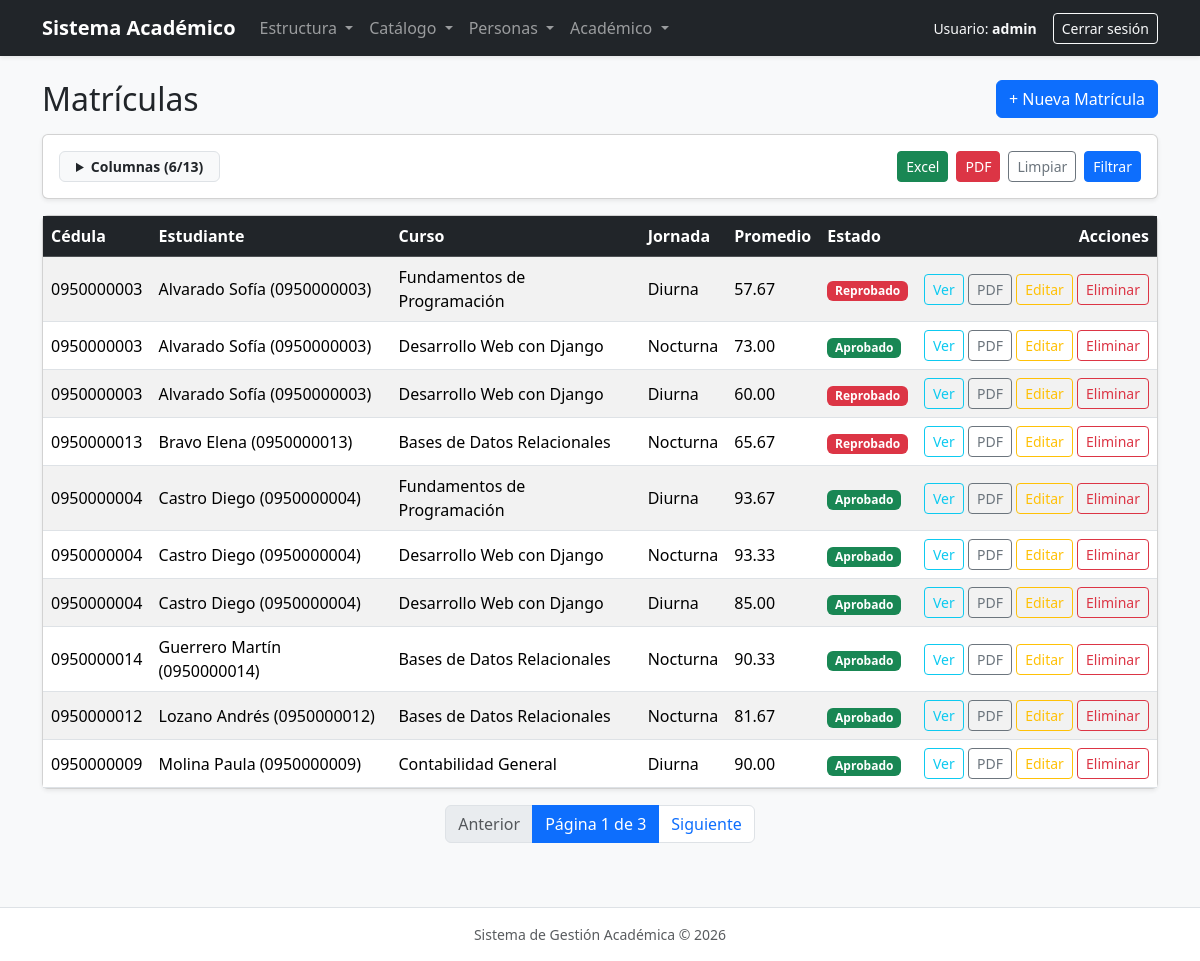
/academico/matriculas/ (signed in), run on the app's committed database.
### academico/models.py (models this page shows, shortened)
class Estudiante(ModeloBase):
    cedula = models.CharField(max_length=10, unique=True)
    nombres = models.CharField(max_length=100)
    apellidos = models.CharField(max_length=100)
    email = models.EmailField()
    telefono = models.CharField(max_length=15, blank=True)
    fecha_nacimiento = models.DateField(blank=True, null=True)  # opcional
    carrera = models.ForeignKey(
        Carrera, on_delete=models.PROTECT, related_name="estudiantes"
    )
    foto = models.ImageField(upload_to="estudiantes/", blank=True, null=True)
    class Meta:
        verbose_name = "Estudiante"
        verbose_name_plural = "Estudiantes"
        ordering = ["apellidos", "nombres"]
    @property
    def nombre_completo(self):
        return f"{self.apellidos} {self.nombres}"
    def __str__(self):
        return f"{self.nombre_completo} ({self.cedula})"

class Curso(ModeloBase):
    carrera = models.ForeignKey(
        Carrera, on_delete=models.PROTECT, related_name="cursos"
    )
    semestre = models.ForeignKey(
        Semestre, on_delete=models.PROTECT, related_name="cursos"
    )
    codigo = models.CharField(max_length=20, unique=True)
    nombre = models.CharField(max_length=150)
    creditos = models.PositiveSmallIntegerField(default=1)
    class Meta:
        verbose_name = "Curso"
        verbose_name_plural = "Cursos"
        ordering = ["carrera__nombre", "semestre__numero", "nombre"]

class Matricula(ModeloBase):
    estudiante = models.ForeignKey(
        Estudiante, on_delete=models.PROTECT, related_name="matriculas"
    )
    seccion = models.ForeignKey(
        Seccion, on_delete=models.PROTECT, related_name="matriculas"
    )
    fecha = models.DateField(default=timezone.localdate)
    class Meta:
        verbose_name = "Matrícula"
        verbose_name_plural = "Matrículas"
        ordering = ["-fecha", "estudiante__apellidos"]
        constraints = [
            models.UniqueConstraint(
                fields=["estudiante", "seccion"],
                name="matricula_unica_estudiante_seccion",
            )
        ]

class Nota(ModeloBase):
    matricula = models.OneToOneField(
        Matricula, on_delete=models.CASCADE, related_name="nota"
    )
    n1 = models.DecimalField(
        max_digits=5, decimal_places=2, default=Decimal("0"), validators=VALIDADORES_NOTA
    )
    n2 = models.DecimalField(
        max_digits=5, decimal_places=2, default=Decimal("0"), validators=VALIDADORES_NOTA
    )
    n3 = models.DecimalField(
        max_digits=5, decimal_places=2, default=Decimal("0"), validators=VALIDADORES_NOTA
    )
    promedio = models.DecimalField(
        max_digits=5, decimal_places=2, default=Decimal("0"), editable=False
    )
    estado = models.CharField(
        max_length=10,
        choices=EstadoNota.choices,
        default=EstadoNota.REPROBADO,
        editable=False,
    )
    class Meta:
        verbose_name = "Nota"
        verbose_name_plural = "Notas"
        ordering = ["matricula__estudiante__apellidos", "matricula__estudiante__nombres"]

### academico/views.py (the view, shortened to what this page needs)
# urls.py: path("matriculas/", MatriculaListView.as_view(), name="matricula_lista"),
class MatriculaListView(LoginRequiredMixin, ExportarMixin, ListView):
    model = Matricula
    template_name = "academico/matricula_lista.html"
    context_object_name = "matriculas"
    paginate_by = 10
    titulo_reporte = "Reporte de matrículas y notas"
    nombre_archivo = "matriculas"
    filtro_form_class = FiltroMatriculaForm
    campos_disponibles = [
        ("estudiante__cedula", "Cédula"),
        ("estudiante", "Estudiante"),
        ("seccion__curso__nombre", "Curso"),
        ("seccion__paralelo", "Paralelo"),
        ("seccion__jornada", "Jornada"),
        ("seccion__periodo__nombre", "Periodo"),
        ("seccion__profesor", "Profesor"),
        ("nota__n1", "N1"),
        ("nota__n2", "N2"),
        ("nota__n3", "N3"),
        ("nota__promedio", "Promedio"),
        ("nota__estado", "Estado"),
        ("fecha", "Fecha"),
    ]
    campos_por_defecto = [
        "estudiante__cedula",
        "estudiante",
        "seccion__curso__nombre",
        "seccion__jornada",
        "nota__promedio",
        "nota__estado",
    ]
    def get_queryset(self):
        return (
            Matricula.objects.select_related(
                "estudiante__carrera",
                "seccion__curso__carrera",
                "seccion__periodo",
                "seccion__profesor",
                "nota",
            )
            .order_by("-fecha", "estudiante__apellidos")
        )

### core/mixins.py (called while the page is built, shortened)
    def get_campos_seleccionados(self):
        permitidos = {ruta for ruta, _ in self.campos_disponibles}
        elegidos = [
            c for c in self.request.GET.getlist("campos") if c in permitidos
        ]
        if elegidos:
            return elegidos
        if self.campos_por_defecto:
            return list(self.campos_por_defecto)
        return [ruta for ruta, _ in self.campos_disponibles]

    def get(self, request, *args, **kwargs):
        formato = request.GET.get("exportar")
        return super().get(request, *args, **kwargs)

### core/utils.py (called while the page is built)
def valor_campo(objeto, ruta):
    actual = objeto
    for parte in ruta.split("__"):
        if actual is None:
            return ""
        metodo_display = getattr(actual, f"get_{parte}_display", None)
        if callable(metodo_display):
            actual = metodo_display()
        else:
            try:
                actual = getattr(actual, parte)
            except AttributeError:
                return ""
    if actual is None:
        return ""
    if isinstance(actual, datetime):
        return actual.strftime("%d/%m/%Y %H:%M")
    if isinstance(actual, date):
        return actual.strftime("%d/%m/%Y")
    return actual

### academico/templates/academico/matricula_lista.html (shortened to what this page needs)
{% extends "base.html" %}
{% block contenido %}
<div class="d-flex justify-content-between align-items-center mb-3">
    <h2 class="mb-0">Matrículas</h2>
    <a href="{% url 'academico:matricula_crear' %}" class="btn btn-primary">
        + Nueva Matrícula
    </a>
</div>
{% include "core/_filtros.html" %}
<div class="card shadow-sm">
    <div class="card-body p-0">
        <div class="table-responsive">
            <table class="table table-hover table-striped align-middle mb-0">
                <thead class="table-dark">
                    <tr>
                        {% for titulo in encabezados %}
                            <th>{{ titulo }}</th>
                        {% endfor %}
                        <th class="text-end">Acciones</th>
                    </tr>
                </thead>
                <tbody>
                    {% for mat, valores in filas %}
                    <tr>
                        {% for val in valores %}
                            <td>
                                {% if val == "Aprobado" %}
                                    <span class="badge bg-success">{{ val }}</span>
                                {% elif val == "Reprobado" %}
                                    <span class="badge bg-danger">{{ val }}</span>
                                {% else %}
                                    {{ val|default:"-" }}
                                {% endif %}
                            </td>
                        {% endfor %}
                        <td class="text-end text-nowrap">
                            <a href="{% url 'academico:matricula_detalle' mat.pk %}" class="btn btn-sm btn-outline-info">Ver</a>
                            <a href="{% url 'academico:matricula_pdf' mat.pk %}" target="_blank" class="btn btn-sm btn-outline-secondary">PDF</a>
                            <a href="{% url 'academico:matricula_editar' mat.pk %}" class="btn btn-sm btn-outline-warning">Editar</a>
                            <a href="{% url 'academico:matricula_eliminar' mat.pk %}" class="btn btn-sm btn-outline-danger">Eliminar</a>
                        </td>
                    </tr>
                    {% empty %}
                    <tr>
                        <td colspan="{{ encabezados|length|add:1 }}" class="text-center py-4 text-muted">
                            No se encontraron matrículas con los criterios seleccionados.
                        </td>
                    </tr>
                    {% endfor %}
                </tbody>
            </table>
        </div>
    </div>
</div>
{% if is_paginated %}
<nav aria-label="Paginación de matrículas" class="mt-3">
    <ul class="pagination justify-content-center">
        {% if page_obj.has_previous %}
        <li class="page-item">
            <a class="page-link" href="?{% if consulta %}{{ consulta }}&{% endif %}page={{ page_obj.previous_page_number }}">
                Anterior
            </a>
        </li>
        {% else %}
        <li class="page-item disabled"><span class="page-link">Anterior</span></li>
        {% endif %}
        <li class="page-item active">
            <span class="page-link">
                Página {{ page_obj.number }} de {{ page_obj.paginator.num_pages }}
            </span>
        </li>
        {% if page_obj.has_next %}
        <li class="page-item">
            <a class="page-link" href="?{% if consulta %}{{ consulta }}&{% endif %}page={{ page_obj.next_page_number }}">
                Siguiente
            </a>
        </li>
        {% else %}
        <li class="page-item disabled"><span class="page-link">Siguiente</span></li>
        {% endif %}
    </ul>
</nav>
{% endif %}
{% endblock %}

### academico/templates/base.html (shortened to what this page needs)
<!DOCTYPE html>
<html lang="es-ec">
<head>
    <link href="https://cdn.jsdelivr.net/npm/bootstrap@5.3.3/dist/css/bootstrap.min.css" rel="stylesheet">
</head>
<body class="bg-light d-flex flex-column min-vh-100">
    <nav class="navbar navbar-expand-lg navbar-dark bg-dark shadow-sm mb-4">
        <div class="container">
            <a class="navbar-brand fw-bold" href="{% url 'academico:inicio' %}">
                Sistema Académico
            </a>
            <div class="collapse navbar-collapse" id="menuPrincipal">
                {% if user.is_authenticated %}
                <ul class="navbar-nav me-auto mb-2 mb-lg-0">
                    <li class="nav-item dropdown">
                        <a class="nav-link dropdown-toggle" href="#" role="button" data-bs-toggle="dropdown" aria-expanded="false">
                            Estructura
                        </a>
                    </li>
                    <li class="nav-item dropdown">
                        <a class="nav-link dropdown-toggle" href="#" role="button" data-bs-toggle="dropdown" aria-expanded="false">
                            Catálogo
                        </a>
                    </li>
                    <li class="nav-item dropdown">
                        <a class="nav-link dropdown-toggle" href="#" role="button" data-bs-toggle="dropdown" aria-expanded="false">
                            Personas
                        </a>
                    </li>
                    <li class="nav-item dropdown">
                        <a class="nav-link dropdown-toggle" href="#" role="button" data-bs-toggle="dropdown" aria-expanded="false">
                            Académico
                        </a>
                    </li>
                </ul>
                <div class="d-flex align-items-center gap-3">
                    <span class="text-light small">
                        Usuario: <strong>{{ user.username }}</strong>
                    </span>
                    <form method="post" action="{% url 'logout' %}" class="m-0">
                        <button type="submit" class="btn btn-outline-light btn-sm">Cerrar sesión</button>
                    </form>
                </div>
                {% endif %}
            </div>
        </div>
    </nav>
    <main class="container flex-grow-1 mb-5">
        {% block contenido %}{% endblock %}
    </main>
    <footer class="bg-white border-top py-3 text-center text-muted small mt-auto">
        <div class="container">
            Sistema de Gestión Académica &copy; 2026
        </div>
    </footer>
</body>
</html>

### data on the page
Matricula: valores "Diurna", valores "Reprobado"
Estudiante: valores "0950000003" "0950000003" "0950000003", apellidos+nombres+cedula "Alvarado Sofía (0950000003)"
Curso: valores "Fundamentos de Programación" "Fundamentos de Programación"
Nota: valores "57.67"
Matricula: valores "Nocturna", valores "Aprobado"
Curso: valores "Desarrollo Web con Django" "Desarrollo Web con Django" "Desarrollo Web con Django" "Desarrollo Web con Django"
Nota: valores "73.00"
Matricula: valores "Diurna", valores "Reprobado"
Nota: valores "60.00"
Matricula: valores "Nocturna", valores "Reprobado"
Estudiante: valores "0950000013", apellidos+nombres+cedula "Bravo Elena (0950000013)"
Curso: valores "Bases de Datos Relacionales" "Bases de Datos Relacionales" "Bases de Datos Relacionales"
Nota: valores "65.67"
Matricula: valores "Diurna", valores "Aprobado"
Estudiante: valores "0950000004" "0950000004" "0950000004", apellidos+nombres+cedula "Castro Diego (0950000004)"
Nota: valores "93.67"
Matricula: valores "Nocturna", valores "Aprobado"
Nota: valores "93.33"
Matricula: valores "Diurna", valores "Aprobado"
Nota: valores "85.00"
Matricula: valores "Nocturna", valores "Aprobado"
Estudiante: valores "0950000014", apellidos+nombres+cedula "Guerrero Martín (0950000014)"
Nota: valores "90.33"
Matricula: valores "Nocturna", valores "Aprobado"
Estudiante: valores "0950000012", apellidos+nombres+cedula "Lozano Andrés (0950000012)"
Nota: valores "81.67"
Matricula: valores "Diurna", valores "Aprobado"
Estudiante: valores "0950000009", apellidos+nombres+cedula "Molina Paula (0950000009)"
Curso: valores "Contabilidad General"
Nota: valores "90.00"

### other printed values
{{ user.username }} "admin"
{{ campos_seleccionados|length }} "6"
{{ campos_disponibles|length }} "13"
{{ titulo }} "Cédula" "Estudiante" "Curso" "Jornada" "Promedio" "Estado"
{{ page_obj.number }} "1"
{{ page_obj.paginator.num_pages }} "3"
